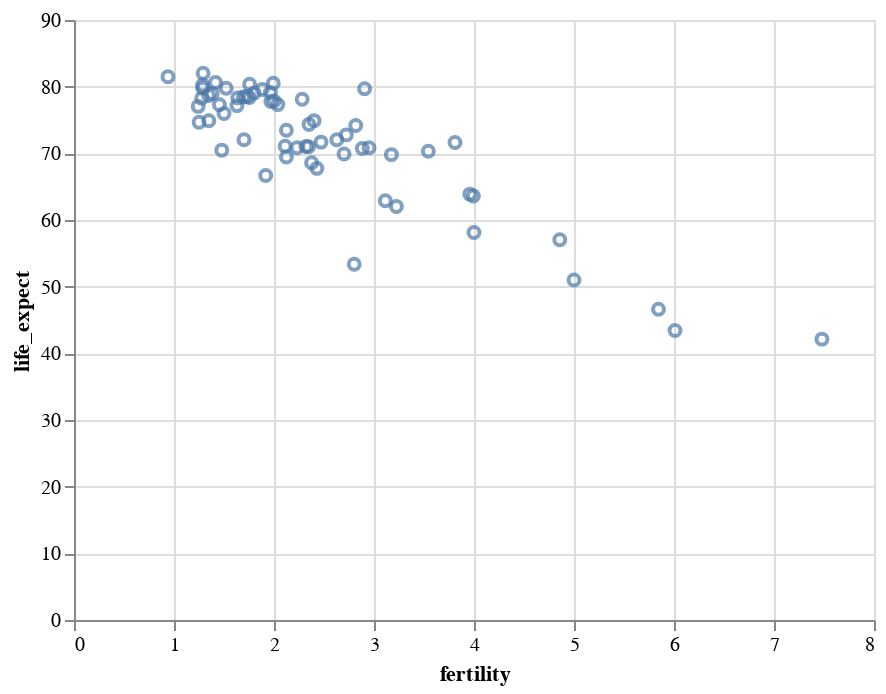

Notebook source saved alongside this figure:
### Markdown cell above
- 직전 차트에서 서수형으로 지정되었던 y 축을 정량형으로 변경하면 어떻게 될까?
  - y 축을 기대 수명 `life_expect` 필드로, 데이터 유형은 `Q`로 지정하자. 
  - 결과는 두 축 모두 선형 스케일을 가지는 산점도(scatter plot)로 시각화된다. 
  - 출산율과 기대 수명 사이에 강력한 상관관계가 확인된다.

### Code cell
alt.Chart(data2000).mark_point().encode(
    alt.X('fertility:Q'),
    alt.Y('life_expect:Q')
)

### Figure 1 — Vega-Lite specification as saved in the notebook (floating-point values rounded to 4 significant figures)
{"config": {"view": {"continuousWidth": 400, "continuousHeight": 300}}, "data": {"name": "data-fdeb0b749a6385830bd1445d39ad6ea0"}, "mark": "point", "encoding": {"x": {"type": "quantitative", "field": "fertility"}, "y": {"type": "quantitative", "field": "life_expect"}}, "$schema": "https://vega.github.io/schema/vega-lite/v4.8.1.json", "datasets": {"data-fdeb0b749a6385830bd1445d39ad6ea0": [{"year": 2000, "country": "Afghanistan", "cluster": 0, "pop": 23898198, "life_expect": 42.13, "fertility": 7.479}, {"year": 2000, "country": "Argentina", "cluster": 3, "pop": 37497728, "life_expect": 74.34, "fertility": 2.35}, {"year": 2000, "country": "Aruba", "cluster": 3, "pop": 69539, "life_expect": 73.45, "fertility": 2.124}, {"year": 2000, "country": "Australia", "cluster": 4, "pop": 19164620, "life_expect": 80.37, "fertility": 1.756}, {"year": 2000, "country": "Austria", "cluster": 1, "pop": 8113413, "life_expect": 78.98, "fertility": 1.382}, {"year": 2000, "country": "Bahamas", "cluster": 3, "pop": 290075, "life_expect": 71.07, "fertility": 2.111}, {"year": 2000, "country": "Bangladesh", "cluster": 0, "pop": 130406594, "life_expect": 62.01, "fertility": 3.224}, {"year": 2000, "country": "Barbados", "cluster": 3, "pop": 273483, "life_expect": 75.97, "fertility": 1.5}, {"year": 2000, "country": "Belgium", "cluster": 1, "pop": 10263618, "life_expect": 78.32, "fertility": 1.638}, {"year": 2000, "country": "Bolivia", "cluster": 3, "pop": 8152620, "life_expect": 63.88, "fertility": 3.958}, {"year": 2000, "country": "Brazil", "cluster": 3, "pop": 175552771, "life_expect": 71.01, "fertility": 2.345}, {"year": 2000, "country": "Canada", "cluster": 3, "pop": 31278097, "life_expect": 79.77, "fertility": 1.522}, {"year": 2000, "country": "Chile", "cluster": 3, "pop": 15153450, "life_expect": 77.86, "fertility": 2.0}, {"year": 2000, "country": "China", "cluster": 4, "pop": 1262645000, "life_expect": 72.03, "fertility": 1.7}, {"year": 2000, "country": "Colombia", "cluster": 3, "pop": 39685655, "life_expect": 71.68, "fertility": 2.47}, {"year": 2000, "country": "Costa Rica", "cluster": 3, "pop": 3710558, "life_expect": 78.12, "fertility": 2.281}, {"year": 2000, "country": "Croatia", "cluster": 1, "pop": 4410830, "life_expect": 74.88, "fertility": 1.348}, {"year": 2000, "country": "Cuba", "cluster": 3, "pop": 11134273, "life_expect": 77.16, "fertility": 1.63}, {"year": 2000, "country": "Dominican Republic", "cluster": 3, "pop": 8385828, "life_expect": 70.85, "fertility": 2.95}, {"year": 2000, "country": "Ecuador", "cluster": 3, "pop": 12505204, "life_expect": 74.17, "fertility": 2.817}, {"year": 2000, "country": "Egypt", "cluster": 5, "pop": 70492342, "life_expect": 69.81, "fertility": 3.174}, {"year": 2000, "country": "El Salvador", "cluster": 3, "pop": 6122515, "life_expect": 70.73, "fertility": 2.883}, {"year": 2000, "country": "Finland", "cluster": 1, "pop": 5168595, "life_expect": 78.37, "fertility": 1.754}, {"year": 2000, "country": "France", "cluster": 1, "pop": 59381628, "life_expect": 79.59, "fertility": 1.883}, {"year": 2000, "country": "Georgia", "cluster": 1, "pop": 4777209, "life_expect": 70.48, "fertility": 1.478}, {"year": 2000, "country": "Germany", "cluster": 1, "pop": 82187909, "life_expect": 78.67, "fertility": 1.346}, {"year": 2000, "country": "Greece", "cluster": 1, "pop": 10559110, "life_expect": 78.26, "fertility": 1.277}, {"year": 2000, "country": "Grenada", "cluster": 3, "pop": 89312, "life_expect": 67.75, "fertility": 2.429}, {"year": 2000, "country": "Haiti", "cluster": 3, "pop": 7306302, "life_expect": 58.14, "fertility": 4.0}, {"year": 2000, "country": "Hong Kong", "cluster": 4, "pop": 6658720, "life_expect": 81.5, "fertility": 0.94}, {"year": 2000, "country": "Iceland", "cluster": 1, "pop": 281043, "life_expect": 80.5, "fertility": 1.993}, {"year": 2000, "country": "India", "cluster": 0, "pop": 1007702000, "life_expect": 62.88, "fertility": 3.113}, {"year": 2000, "country": "Indonesia", "cluster": 4, "pop": 206265000, "life_expect": 68.59, "fertility": 2.376}, {"year": 2000, "country": "Iran", "cluster": 5, "pop": 65660289, "life_expect": 69.45, "fertility": 2.124}, {"year": 2000, "country": "Iraq", "cluster": 5, "pop": 22675617, "life_expect": 57.05, "fertility": 4.858}, {"year": 2000, "country": "Ireland", "cluster": 1, "pop": 3791690, "life_expect": 77.78, "fertility": 1.969}, {"year": 2000, "country": "Israel", "cluster": 5, "pop": 5842454, "life_expect": 79.7, "fertility": 2.906}, {"year": 2000, "country": "Italy", "cluster": 1, "pop": 57719337, "life_expect": 80.24, "fertility": 1.286}, {"year": 2000, "country": "Jamaica", "cluster": 3, "pop": 2615467, "life_expect": 72.05, "fertility": 2.628}, {"year": 2000, "country": "Japan", "cluster": 4, "pop": 126699784, "life_expect": 82.0, "fertility": 1.291}, {"year": 2000, "country": "Kenya", "cluster": 2, "pop": 29985839, "life_expect": 50.99, "fertility": 5.0}, {"year": 2000, "country": "South Korea", "cluster": 4, "pop": 21647682, "life_expect": 66.66, "fertility": 1.917}, {"year": 2000, "country": "North Korea", "cluster": 4, "pop": 47351083, "life_expect": 77.05, "fertility": 1.242}, {"year": 2000, "country": "Lebanon", "cluster": 5, "pop": 3578036, "life_expect": 71.03, "fertility": 2.319}, {"year": 2000, "country": "Mexico", "cluster": 3, "pop": 99926620, "life_expect": 74.9, "fertility": 2.401}, {"year": 2000, "country": "Netherlands", "cluster": 1, "pop": 15907853, "life_expect": 78.53, "fertility": 1.726}, {"year": 2000, "country": "New Zealand", "cluster": 4, "pop": 3819762, "life_expect": 79.11, "fertility": 1.964}, {"year": 2000, "country": "Nigeria", "cluster": 2, "pop": 114306700, "life_expect": 46.61, "fertility": 5.845}, {"year": 2000, "country": "Norway", "cluster": 1, "pop": 4492400, "life_expect": 79.05, "fertility": 1.801}, {"year": 2000, "country": "Pakistan", "cluster": 0, "pop": 146342958, "life_expect": 63.61, "fertility": 3.994}, {"year": 2000, "country": "Peru", "cluster": 3, "pop": 25979722, "life_expect": 69.91, "fertility": 2.7}, {"year": 2000, "country": "Philippines", "cluster": 4, "pop": 79739825, "life_expect": 70.3, "fertility": 3.544}, {"year": 2000, "country": "Poland", "cluster": 1, "pop": 38654164, "life_expect": 74.67, "fertility": 1.251}, {"year": 2000, "country": "Portugal", "cluster": 1, "pop": 10335597, "life_expect": 77.29, "fertility": 1.454}, {"year": 2000, "country": "Rwanda", "cluster": 2, "pop": 7507056, "life_expect": 43.41, "fertility": 6.01}, {"year": 2000, "country": "Saudi Arabia", "cluster": 5, "pop": 23153090, "life_expect": 71.63, "fertility": 3.81}, {"year": 2000, "country": "South Africa", "cluster": 2, "pop": 44066197, "life_expect": 53.37, "fertility": 2.802}, {"year": 2000, "country": "Spain", "cluster": 1, "pop": 40016081, "life_expect": 79.78, "fertility": 1.287}, {"year": 2000, "country": "Switzerland", "cluster": 1, "pop": 7266920, "life_expect": 80.62, "fertility": 1.415}, {"year": 2000, "country": "Turkey", "cluster": 1, "pop": 65666677, "life_expect": 70.84, "fertility": 2.23}, {"year": 2000, "country": "United Kingdom", "cluster": 1, "pop": 59522468, "life_expect": 78.47, "fertility": 1.695}, {"year": 2000, "country": "United States", "cluster": 3, "pop": 282338631, "life_expect": 77.31, "fertility": 2.038}, {"year": 2000, "country": "Venezuela", "cluster": 3, "pop": 23542649, "life_expect": 72.77, "fertility": 2.723}]}}
